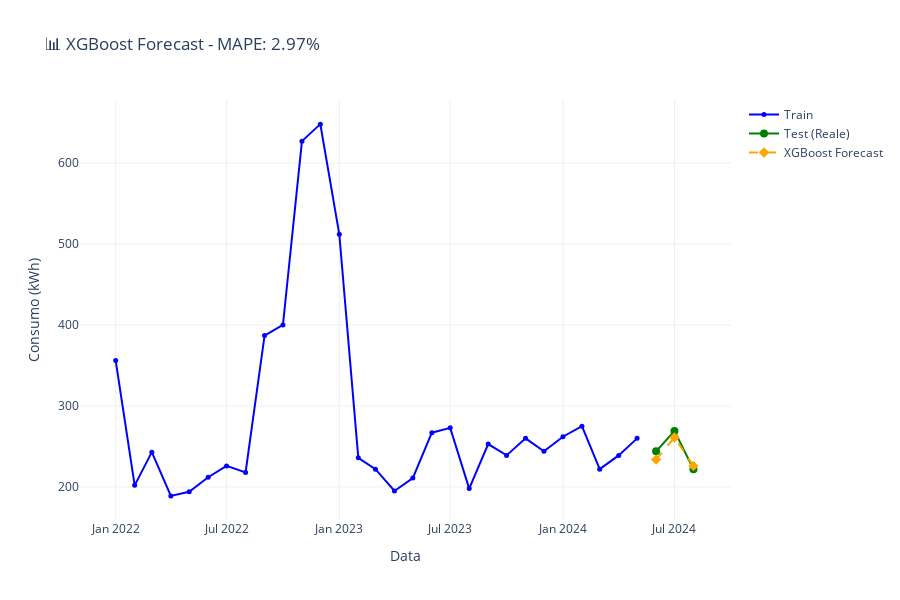

The cell this chart's notebook holds for it:
### Code cell
# Grafico interattivo previsioni XGBoost
fig = go.Figure()

# Train
fig.add_trace(go.Scatter(
    x=y_train.index, y=y_train,
    mode='lines+markers',
    name='Train',
    line=dict(color='blue', width=2),
    marker=dict(size=5)
))

# Test (valori reali)
fig.add_trace(go.Scatter(
    x=y_test.index, y=y_test,
    mode='lines+markers',
    name='Test (Reale)',
    line=dict(color='green', width=2),
    marker=dict(size=8)
))

# Previsioni XGBoost
fig.add_trace(go.Scatter(
    x=y_test.index, y=xgb_pred,
    mode='lines+markers',
    name='XGBoost Forecast',
    line=dict(color='orange', width=2, dash='dash'),
    marker=dict(size=8, symbol='diamond')
))

fig.update_layout(
    title=f'📊 XGBoost Forecast - MAPE: {metrics_xgb["MAPE (%)"]:.2f}%',
    xaxis_title='Data',
    yaxis_title='Consumo (kWh)',
    height=600,
    hovermode='x unified',
    template='plotly_white'
)

fig.show()

### Figure 1 — Plotly figure (JSON) as saved in the notebook; plotly's stock layout.template omitted (floating-point values rounded to 4 significant figures)
{"data": [{"line": {"color": "blue", "width": 2}, "marker": {"size": 5}, "mode": "lines+markers", "name": "Train", "type": "scatter", "x": ["2022-01-01T00:00:00", "2022-02-01T00:00:00", "2022-03-01T00:00:00", "2022-04-01T00:00:00", "2022-05-01T00:00:00", "2022-06-01T00:00:00", "2022-07-01T00:00:00", "2022-08-01T00:00:00", "2022-09-01T00:00:00", "2022-10-01T00:00:00", "2022-11-01T00:00:00", "2022-12-01T00:00:00", "2023-01-01T00:00:00", "2023-02-01T00:00:00", "2023-03-01T00:00:00", "2023-04-01T00:00:00", "2023-05-01T00:00:00", "2023-06-01T00:00:00", "2023-07-01T00:00:00", "2023-08-01T00:00:00", "2023-09-01T00:00:00", "2023-10-01T00:00:00", "2023-11-01T00:00:00", "2023-12-01T00:00:00", "2024-01-01T00:00:00", "2024-02-01T00:00:00", "2024-03-01T00:00:00", "2024-04-01T00:00:00", "2024-05-01T00:00:00"], "y": [356, 202, 243, 189, 194, 212, 226, 218, 387, 400, 627, 648, 512, 236, 222, 195, 211, 267, 273, 198, 253, 239, 260, 244, 262, 275, 222, 239, 260]}, {"line": {"color": "green", "width": 2}, "marker": {"size": 8}, "mode": "lines+markers", "name": "Test (Reale)", "type": "scatter", "x": ["2024-06-01T00:00:00", "2024-07-01T00:00:00", "2024-08-01T00:00:00"], "y": [244, 269, 222]}, {"line": {"color": "orange", "dash": "dash", "width": 2}, "marker": {"size": 8, "symbol": "diamond"}, "mode": "lines+markers", "name": "XGBoost Forecast", "type": "scatter", "x": ["2024-06-01T00:00:00", "2024-07-01T00:00:00", "2024-08-01T00:00:00"], "y": [233.8, 261.2, 226.0]}], "layout": {"height": 600, "hovermode": "x unified", "title": {"text": "📊 XGBoost Forecast - MAPE: 2.97%"}, "xaxis": {"title": {"text": "Data"}}, "yaxis": {"title": {"text": "Consumo (kWh)"}}}}
